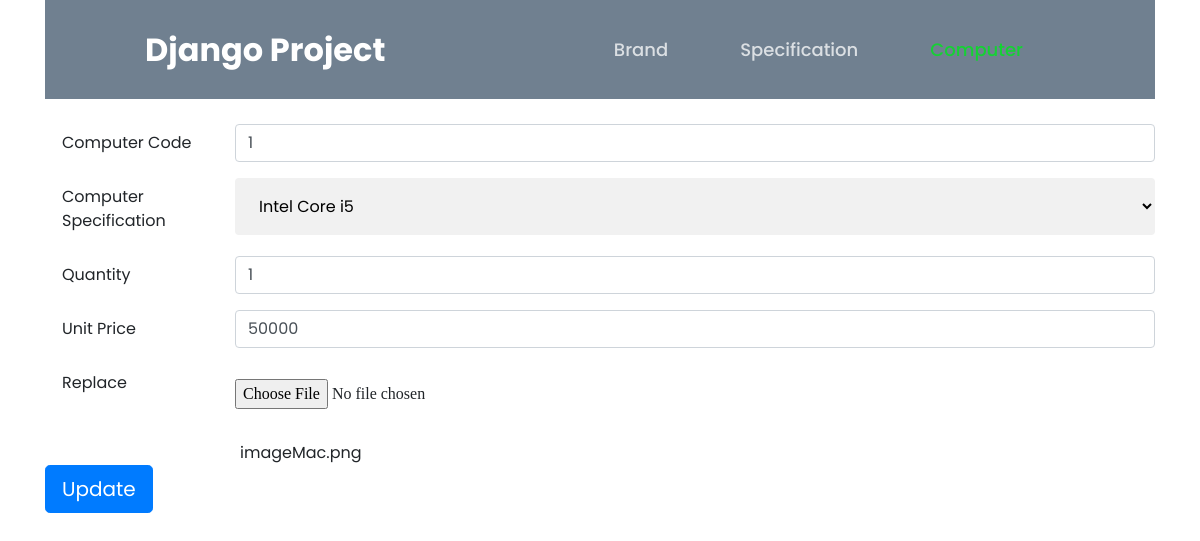
/computer_update/89/, run on the app's committed database.
### computer/models.py (models this page shows, shortened)
class Computer(models.Model):
    image = models.FileField(validators=[validate_file_size, validate_file_type], upload_to="")
    computer_code = models.IntegerField(unique=True)
    specification = models.ForeignKey(ComputerSpecification, on_delete=models.CASCADE)
    quantity = models.IntegerField()
    unit_rate = models.IntegerField()
    total_price = models.IntegerField()

class ComputerSpecification(models.Model):
    generation = models.CharField(max_length=20)
    price_min = models.DecimalField(max_digits=9, decimal_places= 2)
    price_max = models.DecimalField(max_digits=11, decimal_places= 2)
    ram = models.IntegerField()
    brand = models.ForeignKey(ComputerBrand, on_delete=models.CASCADE)

### computer/views.py (the view, shortened to what this page needs)
# urls.py: path('computer_update/<int:id>/',views.UpdateComputer.as_view(), name='computer_update'),
class UpdateComputer(View):
    def get(self, request, id):
        temp = ComputerSpecification.objects.all()
        specifications = []
        for specification in temp:
            specifications.append({"id": specification.id, "generation": specification.generation})
        try:
            current_specification = Computer.objects.get(pk=id)
            image_url= current_specification.image
        except Computer.DoesNotExist:
            raise Http404("The model does not exist")
        return render(request, 'update_computer.html', {"specifications":specifications, "current_specification":current_specification})

### templates/update_computer.html (shortened to what this page needs)
{% extends 'base.html' %} {% block title %}Update Computer{% endblock %} {% load
static %} {% block content %}
<form
  method="post"
  action="{% url 'computer:computer_update' current_specification.id %}"
  enctype="multipart/form-data"
>
  <div class="form-group row">
    <label
      for="computerCode"
      class="col-sm-2 col-form-label"
      style="padding-left: 2rem"
      >Computer Code</label
    >
    <div class="col-sm-10">
      <input
        type="text"
        class="form-control"
        id="computerCode"
        name="computerCode"
        value="{{current_specification.computer_code}}"
        required
      />
    </div>
  </div>
  <div class="form-group row">
    <label
      for="computerGen"
      class="col-sm-2 col-form-label"
      style="padding-left: 2rem"
      >Computer Specification</label
    >
    <div class="col-sm-10">
      <select name="specificationId" id="cars">
        {% for specification in specifications %}
        <option value="{{specification.id}}">
          {{ specification.generation }}
        </option>
        {% endfor %}
      </select>
    </div>
  </div>
  <div class="form-group row">
    <label
      for="quantity"
      class="col-sm-2 col-form-label"
      style="padding-left: 2rem"
      >Quantity</label
    >
    <div class="col-sm-10">
      <input
        type="number"
        min="1"
        max="1000"
        value="{{current_specification.quantity}}"
        class="form-control"
        id="quantity"
        name="quantity"
        placeholder="Quantity"
        required
      />
    </div>
  </div>
  <div class="form-group row">
    <label
      for="computercode"
      class="col-sm-2 col-form-label"
      style="padding-left: 2rem"
      >Unit Price</label
    >
    <div class="col-sm-10">
      <input
        type="number"
        class="form-control"
        id="unitPrice"
        name="unitPrice"
        value="{{current_specification.unit_rate}}"
        placeholder="Unit Price"
        required
      />
    </div>
  </div>
  <div class="form-group row">
    <label
      for="image"
      class="col-sm-2 col-form-label"
      style="padding-left: 2rem"
      >Replace</label
    >
    <div class="form-group row">
      <input
        type="file"
        class="form-control-file"
        id="customFile"
        name="files"
        accept="image/*"
        style="margin-left: 30px; margin-top: 15px"
      />
    </div>
  </div>
  <div style="padding-left: 195px">{{current_specification.image}}</div>
  <div class="form-group row">
    <div class="col-sm-10">
      <button type="submit" class="btn btn-primary btn-lg">Update</button>
    </div>
  </div>
</form>
{% endblock %}

### static/css/index.css (style rules this page uses)
* { margin: 0; padding: 0; box-sizing: border-box; font-family: "Poppins", sans-serif; }
body { min-height: 100vh; }
select { width: 100%; padding: 16px 20px; border: none; border-radius: 4px; background-color: #f1f1f1; }
input[type="file"] { display: flex; position: relative; font-family: calibri; width: 350px; cursor: pointer; }

### data on the page
Computer: computerCode "1", quantity "1", unitPrice "50000", image "imageMac.png"
ComputerSpecification: specificationId "Intel Core i5"
